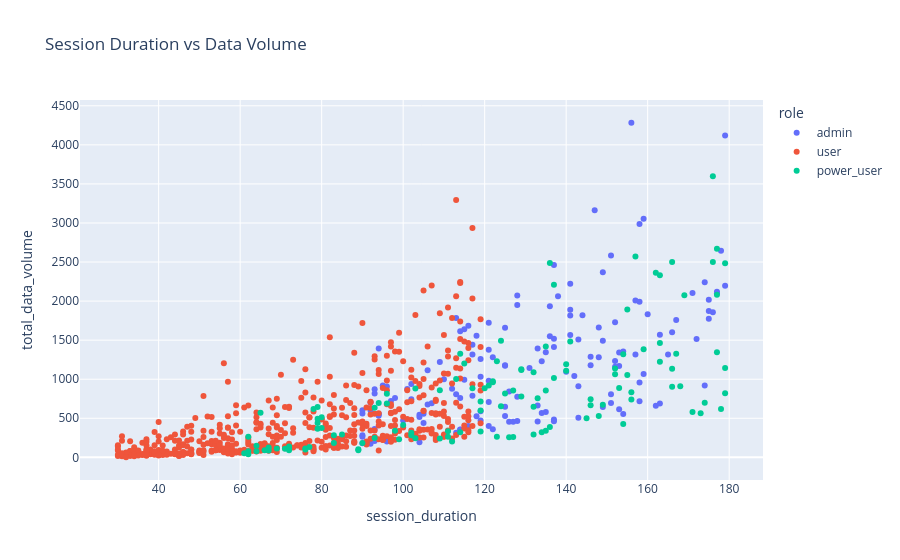

The code cell stored with this chart in its notebook:
### Code cell
fig = px.scatter(
    grouped_df,
    x="session_duration",
    y="total_data_volume",
    color="role",
    hover_data=["session_id"],
    title="Session Duration vs Data Volume"
)

fig.show()

### Figure 1 — Plotly figure (JSON) as saved in the notebook; plotly's stock layout.template omitted (floating-point values rounded to 4 significant figures; data arrays with more than 128 entries replaced by an {"elided": "..."} marker saying what was removed)
{"data": [{"customdata": {"elided": "150x1 str values"}, "hovertemplate": "role=admin<br>session_duration=%{x}<br>total_data_volume=%{y}<br>session_id=%{customdata[0]}<extra></extra>", "legendgroup": "admin", "marker": {"color": "#636efa", "symbol": "circle"}, "mode": "markers", "name": "admin", "orientation": "v", "showlegend": true, "type": "scatter", "x": {"elided": "150 float values"}, "xaxis": "x", "y": {"elided": "150 int values"}, "yaxis": "y"}, {"customdata": {"elided": "513x1 str values"}, "hovertemplate": "role=user<br>session_duration=%{x}<br>total_data_volume=%{y}<br>session_id=%{customdata[0]}<extra></extra>", "legendgroup": "user", "marker": {"color": "#EF553B", "symbol": "circle"}, "mode": "markers", "name": "user", "orientation": "v", "showlegend": true, "type": "scatter", "x": {"elided": "513 float values"}, "xaxis": "x", "y": {"elided": "513 int values"}, "yaxis": "y"}, {"customdata": [["S00309"], ["S00310"], ["S00311"], ["S00312"], ["S00313"], ["S00314"], ["S00315"], ["S00316"], ["S00317"], ["S00318"], ["S00319"], ["S00320"], ["S00321"], ["S00322"], ["S00323"], ["S00324"], ["S00325"], ["S00326"], ["S00327"], ["S00328"], ["S00329"], ["S00330"], ["S00331"], ["S00332"], ["S00333"], ["S00334"], ["S00335"], ["S00336"], ["S00337"], ["S00338"], ["S00339"], ["S00340"], ["S00341"], ["S00342"], ["S00343"], ["S00344"], ["S00345"], ["S00346"], ["S00347"], ["S00348"], ["S00349"], ["S00350"], ["S00351"], ["S00393"], ["S00394"], ["S00395"], ["S00396"], ["S00397"], ["S00398"], ["S00399"], ["S00400"], ["S00401"], ["S00402"], ["S00403"], ["S00404"], ["S00405"], ["S00406"], ["S00407"], ["S00408"], ["S00409"], ["S00410"], ["S00411"], ["S00412"], ["S00413"], ["S00414"], ["S00415"], ["S00416"], ["S00417"], ["S00418"], ["S00419"], ["S00420"], ["S00421"], ["S00422"], ["S00423"], ["S00424"], ["S00425"], ["S00426"], ["S00427"], ["S00428"], ["S00429"], ["S00430"], ["S00431"], ["S00432"], ["S00433"], ["S00434"], ["S00435"], ["S00436"], ["S00437"], ["S00438"], ["S00439"], ["S00440"], ["S00441"], ["S00442"], ["S00443"], ["S00444"], ["S00445"], ["S00446"], ["S00447"], ["S00448"], ["S00449"], ["S00450"], ["S00451"], ["S00452"], ["S00453"], ["S00454"], ["S00455"], ["S00456"], ["S00457"], ["S00458"], ["S00459"], ["S00460"], ["S00461"], ["S00462"], ["S00463"], ["S00464"], ["S00465"], ["S00466"], ["S00467"], ["S00468"], ["S00469"], ["S00470"], ["S00471"], ["S00472"], ["S00473"]], "hovertemplate": "role=power_user<br>session_duration=%{x}<br>total_data_volume=%{y}<br>session_id=%{customdata[0]}<extra></extra>", "legendgroup": "power_user", "marker": {"color": "#00cc96", "symbol": "circle"}, "mode": "markers", "name": "power_user", "orientation": "v", "showlegend": true, "type": "scatter", "x": [134.0, 146.0, 112.0, 77.0, 155.0, 113.0, 135.0, 96.0, 119.0, 125.0, 65.0, 62.0, 103.0, 178.0, 119.0, 76.0, 124.0, 126.0, 135.0, 123.0, 166.0, 103.0, 132.0, 129.0, 79.0, 109.0, 154.0, 111.0, 173.0, 124.0, 102.0, 67.0, 90.0, 149.0, 176.0, 127.0, 72.0, 168.0, 135.0, 80.0, 155.0, 133.0, 62.0, 169.0, 62.0, 127.0, 137.0, 122.0, 119.0, 174.0, 146.0, 121.0, 99.0, 152.0, 122.0, 145.0, 64.0, 177.0, 72.0, 141.0, 111.0, 93.0, 163.0, 61.0, 156.0, 80.0, 67.0, 136.0, 102.0, 79.0, 153.0, 123.0, 140.0, 132.0, 100.0, 69.0, 154.0, 157.0, 114.0, 137.0, 179.0, 71.0, 167.0, 148.0, 72.0, 136.0, 89.0, 64.0, 163.0, 162.0, 117.0, 79.0, 115.0, 177.0, 163.0, 76.0, 152.0, 114.0, 93.0, 83.0, 159.0, 156.0, 177.0, 171.0, 129.0, 166.0, 140.0, 85.0, 129.0, 94.0, 83.0, 89.0, 66.0, 179.0, 132.0, 166.0, 109.0, 79.0, 179.0, 96.0, 78.0, 176.0, 120.0, 98.0], "xaxis": "x", "y": [320, 742, 203, 133, 1053, 1004, 855, 690, 714, 816, 570, 78, 880, 618, 601, 112, 654, 256, 1418, 1230, 905, 245, 1090, 778, 365, 240, 427, 262, 565, 1493, 315, 86, 184, 673, 3598, 261, 114, 911, 341, 374, 1891, 755, 38, 2075, 263, 854, 1014, 974, 331, 698, 667, 919, 230, 1138, 961, 501, 79, 2082, 139, 1482, 333, 634, 1225, 53, 740, 514, 127, 2488, 283, 495, 886, 264, 1192, 292, 413, 114, 1318, 2571, 320, 2209, 821, 111, 1327, 529, 90, 387, 103, 149, 1462, 2362, 884, 441, 1201, 2671, 2331, 100, 1062, 1327, 246, 184, 1384, 832, 1345, 581, 1128, 2500, 1108, 292, 1117, 695, 283, 90, 92, 2483, 649, 1135, 860, 644, 1142, 815, 619, 2501, 884, 340], "yaxis": "y"}], "layout": {"legend": {"title": {"text": "role"}, "tracegroupgap": 0}, "title": {"text": "Session Duration vs Data Volume"}, "xaxis": {"anchor": "y", "domain": [0, 1], "title": {"text": "session_duration"}}, "yaxis": {"anchor": "x", "domain": [0, 1], "title": {"text": "total_data_volume"}}}}
